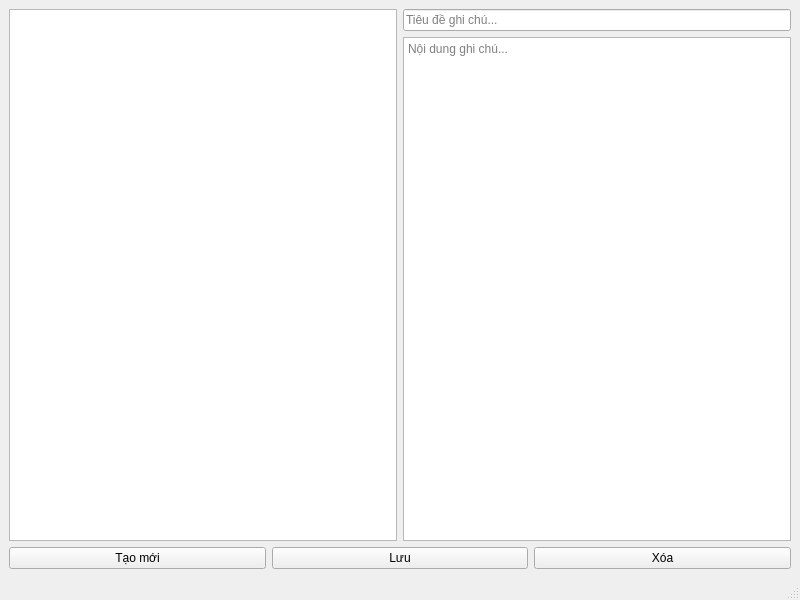
<?xml version="1.0" encoding="UTF-8"?>
<ui version="4.0">
 <class>MainWindow</class>
 <widget class="QMainWindow" name="MainWindow">
  <property name="geometry">
   <rect>
    <x>0</x>
    <y>0</y>
    <width>800</width>
    <height>600</height>
   </rect>
  </property>
  <property name="windowTitle">
   <string>Sổ Ghi Chú</string>
  </property>
  <widget class="QWidget" name="centralwidget">
   <layout class="QVBoxLayout" name="verticalLayout">
    <item>
     <layout class="QHBoxLayout" name="horizontalLayout">
      <item>
       <widget class="QListWidget" name="noteListWidget"/>
      </item>
      <item>
       <layout class="QVBoxLayout" name="verticalLayout_2">
        <item>
         <widget class="QLineEdit" name="titleEdit">
          <property name="placeholderText">
           <string>Tiêu đề ghi chú...</string>
          </property>
         </widget>
        </item>
        <item>
         <widget class="QTextEdit" name="contentEdit">
          <property name="placeholderText">
           <string>Nội dung ghi chú...</string>
          </property>
         </widget>
        </item>
       </layout>
      </item>
     </layout>
    </item>
    <item>
     <layout class="QHBoxLayout" name="horizontalLayout_2">
      <item>
       <widget class="QPushButton" name="newButton">
        <property name="text">
         <string>Tạo mới</string>
        </property>
       </widget>
      </item>
      <item>
       <widget class="QPushButton" name="saveButton">
        <property name="text">
         <string>Lưu</string>
        </property>
       </widget>
      </item>
      <item>
       <widget class="QPushButton" name="deleteButton">
        <property name="text">
         <string>Xóa</string>
        </property>
       </widget>
      </item>
     </layout>
    </item>
   </layout>
  </widget>
  <widget class="QMenuBar" name="menubar">
   <property name="geometry">
    <rect>
     <x>0</x>
     <y>0</y>
     <width>800</width>
     <height>24</height>
    </rect>
   </property>
  </widget>
  <widget class="QStatusBar" name="statusbar"/>
 </widget>
 <resources/>
 <connections/>
</ui>
